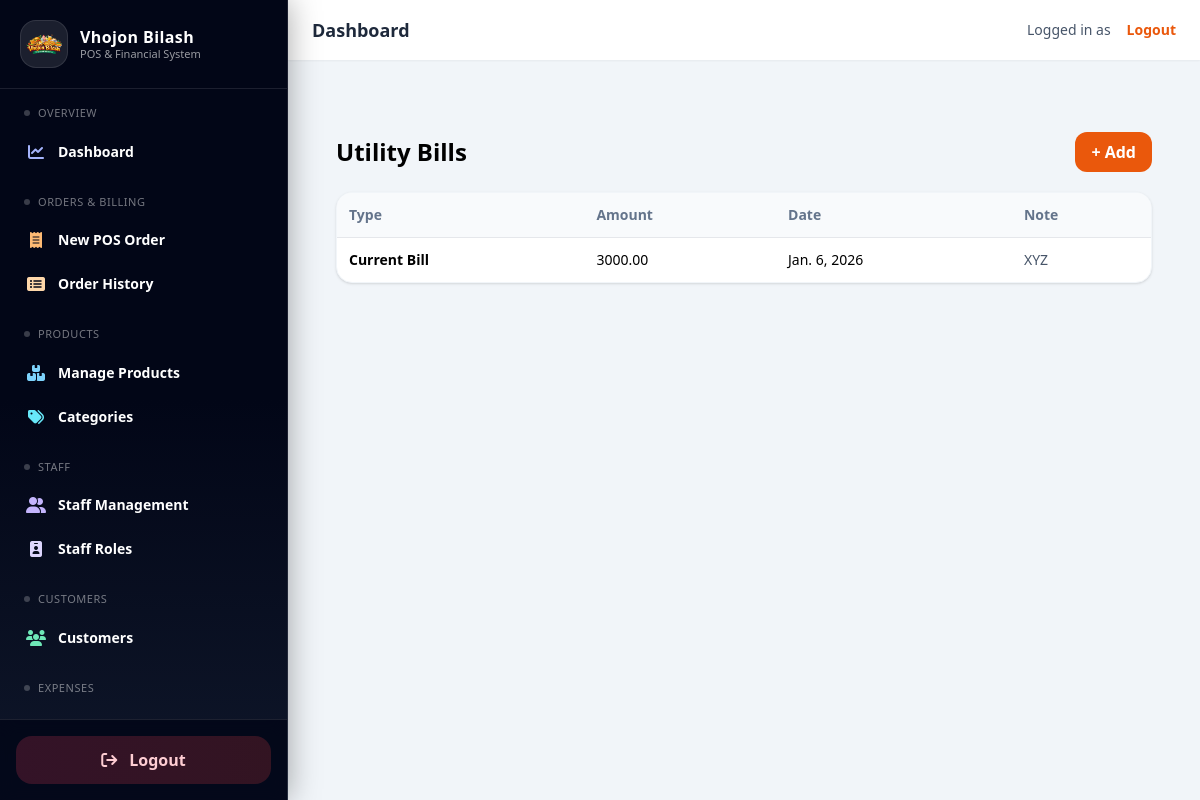
Page /expenses/utility/ on the committed database.
### expenses/models.py (models this page shows, shortened)
class UtilityBill(models.Model):
    utility_type = models.ForeignKey(UtilityType, on_delete=models.PROTECT, related_name="bills")
    amount = models.DecimalField(max_digits=12, decimal_places=2)
    bill_date = models.DateField(default=timezone.now)
    note = models.CharField(max_length=255, blank=True)

class UtilityType(models.Model):
    name = models.CharField(max_length=80, unique=True)  # e.g. Current Bill, Gas Bill
    def __str__(self):
        return self.name

### expenses/views.py (the view)
# urls.py: path("utility/", views.UtilityBillListView.as_view(), name="utility_list"),
class UtilityBillListView(ListView):
    model = UtilityBill
    template_name = "expenses/utility_list.html"
    context_object_name = "items"
    paginate_by = 10
    ordering = ["-bill_date", "-id"]

### expenses/templates/expenses/utility_list.html
{% extends "base.html" %}
{% block content %}
<div class="max-w-6xl mx-auto p-6">
  <div class="flex items-center justify-between mb-5">
    <h1 class="text-2xl font-semibold">Utility Bills</h1>
    <a href="{% url 'expenses:utility_create' %}"
       class="px-4 py-2 rounded-xl bg-orange-600 text-white font-semibold">+ Add</a>
  </div>
  <div class="bg-white rounded-2xl border border-slate-100 shadow overflow-x-auto">
    <table class="w-full text-sm">
      <thead class="text-slate-500 bg-slate-50">
        <tr>
          <th class="text-left p-3">Type</th>
          <th class="text-left p-3">Amount</th>
          <th class="text-left p-3">Date</th>
          <th class="text-left p-3">Note</th>
        </tr>
      </thead>
      <tbody>
        {% for x in items %}
        <tr class="border-t">
          <td class="p-3 font-semibold">{{ x.utility_type }}</td>
          <td class="p-3">{{ x.amount }}</td>
          <td class="p-3">{{ x.bill_date }}</td>
          <td class="p-3 text-slate-600">{{ x.note }}</td>
        </tr>
        {% empty %}
        <tr><td class="p-4 text-slate-500" colspan="4">No utility bills found.</td></tr>
        {% endfor %}
      </tbody>
    </table>
  </div>
</div>
{% endblock %}

### rows in the picture
UtilityBill: utility_type "Current Bill", amount "3000.00", bill_date "Jan. 6, 2026", note "XYZ"
